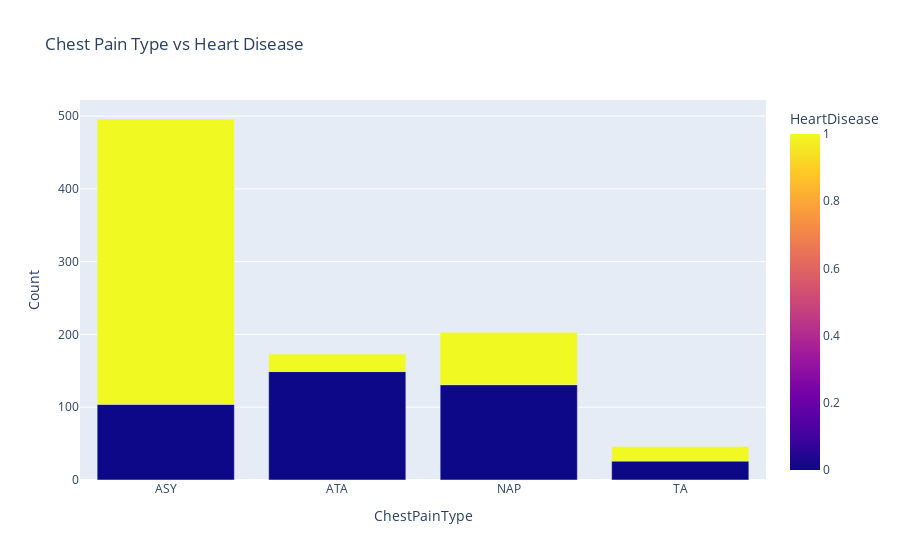

The notebook cell this image was saved under:
### Code cell
fig = px.bar(df_CPN, x='ChestPainType', y='Count', color='HeartDisease', barmode='group', title='Chest Pain Type vs Heart Disease')
fig.show()

### Figure 1 — Plotly figure (JSON) as saved in the notebook; plotly's stock layout.template omitted (floating-point values rounded to 4 significant figures)
{"data": [{"alignmentgroup": "True", "hovertemplate": "ChestPainType=%{x}<br>Count=%{y}<br>HeartDisease=%{marker.color}<extra></extra>", "legendgroup": "", "marker": {"color": [0, 1, 0, 1, 0, 1, 0, 1], "coloraxis": "coloraxis", "pattern": {"shape": ""}}, "name": "", "offsetgroup": "", "orientation": "v", "showlegend": false, "textposition": "auto", "type": "bar", "x": ["ASY", "ASY", "ATA", "ATA", "NAP", "NAP", "TA", "TA"], "xaxis": "x", "y": [104, 392, 149, 24, 131, 72, 26, 20], "yaxis": "y"}], "layout": {"barmode": "group", "coloraxis": {"colorbar": {"title": {"text": "HeartDisease"}}, "colorscale": [[0, "#0d0887"], [0.1111, "#46039f"], [0.2222, "#7201a8"], [0.3333, "#9c179e"], [0.4444, "#bd3786"], [0.5556, "#d8576b"], [0.6667, "#ed7953"], [0.7778, "#fb9f3a"], [0.8889, "#fdca26"], [1, "#f0f921"]]}, "legend": {"tracegroupgap": 0}, "title": {"text": "Chest Pain Type vs Heart Disease"}, "xaxis": {"anchor": "y", "domain": [0, 1], "title": {"text": "ChestPainType"}}, "yaxis": {"anchor": "x", "domain": [0, 1], "title": {"text": "Count"}}}}
